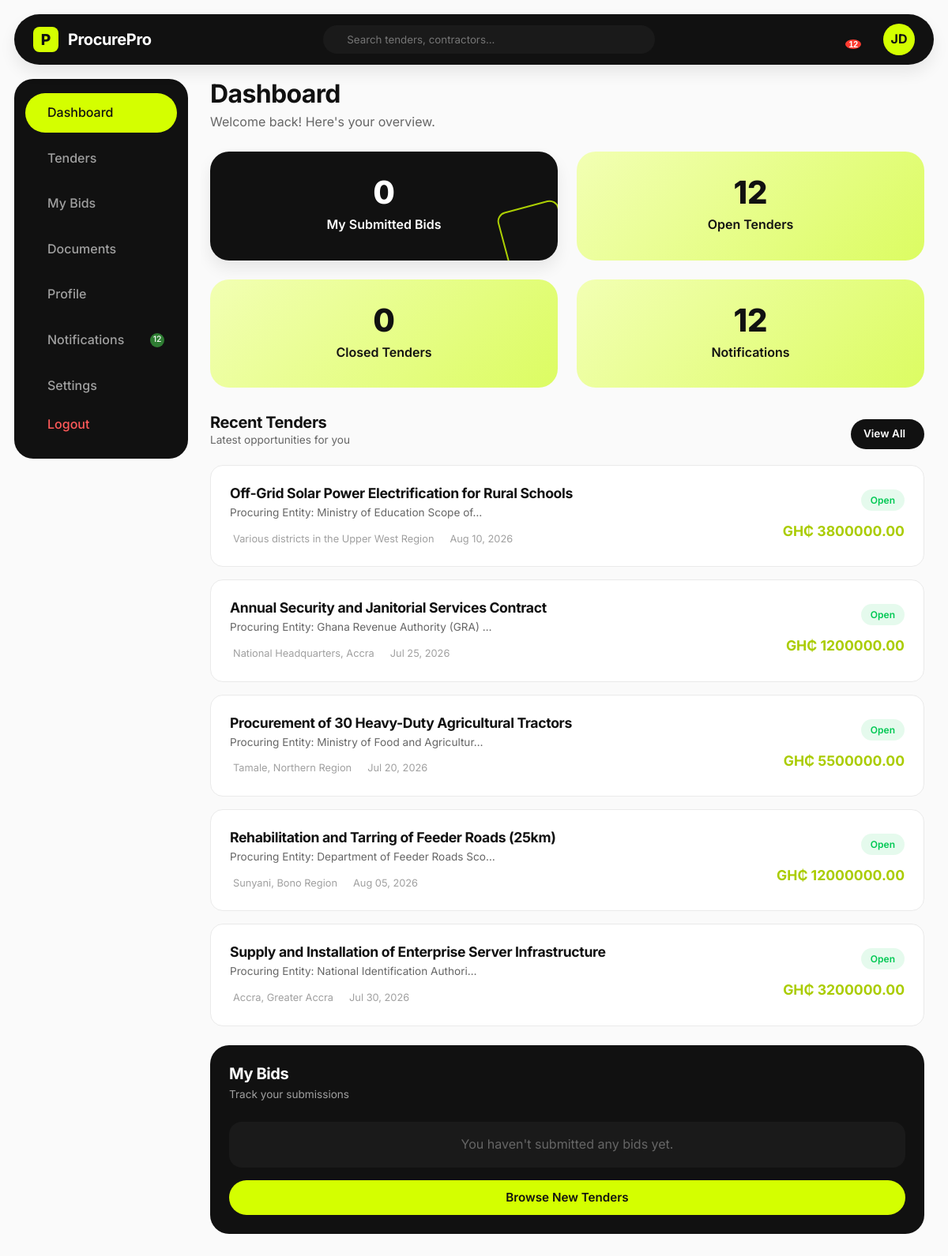
/dashboard/ (signed in), run on the app's committed database.
### procurement/models.py (models this page shows, shortened)
class Tender(models.Model):
    class Status(models.TextChoices):
        OPEN = 'OPEN', _('Open')
        CLOSED = 'CLOSED', _('Closed')
        DRAFT = 'DRAFT', _('Draft')
    class Category(models.TextChoices):
        CONSTRUCTION = 'CONSTRUCTION', _('Construction')
        INFRASTRUCTURE = 'INFRASTRUCTURE', _('Infrastructure')
        ELECTRICAL = 'ELECTRICAL', _('Electrical/Energy')
        PLUMBING = 'PLUMBING', _('Plumbing')
        OTHER = 'OTHER', _('Other')
    admin = models.ForeignKey(AdminProfile, on_delete=models.SET_NULL, null=True, related_name='tenders_posted')
    title = models.CharField(max_length=255)
    description = models.TextField()
    location = models.CharField(max_length=255)
    budget_min = models.DecimalField(max_length=15, decimal_places=2, max_digits=15, null=True, blank=True)
    budget_max = models.DecimalField(max_length=15, decimal_places=2, max_digits=15, null=True, blank=True)
    category = models.CharField(max_length=50, choices=Category.choices)
    deadline = models.DateTimeField()
    status = models.CharField(max_length=20, choices=Status.choices, default=Status.DRAFT)
    created_at = models.DateTimeField(auto_now_add=True)
    updated_at = models.DateTimeField(auto_now=True)

### procurement/views.py (the view)
# urls.py: path('dashboard/', views.dashboard_view, name='dashboard'),
@login_required
def dashboard_view(request):
    if not request.user.is_contractor():
        return redirect_non_contractor_user(request)
    try:
        contractor = request.user.contractor_profile
        my_bids = contractor.bids.all().order_by('-submitted_at')[:5]
        my_bids_count = contractor.bids.count()
    except ContractorProfile.DoesNotExist:
        my_bids = []
        my_bids_count = 0
    open_tenders = Tender.objects.filter(status=Tender.Status.OPEN).order_by('-created_at')[:5]
    open_tenders_count = Tender.objects.filter(status=Tender.Status.OPEN).count()
    closed_tenders_count = Tender.objects.filter(status=Tender.Status.CLOSED).count()
    notifications_count = request.user.notifications.filter(is_read=False).count()
    context = {
        'my_bids': my_bids,
        'open_tenders': open_tenders,
        'stats': {
            'my_bids': my_bids_count,
            'open_tenders': open_tenders_count,
            'closed_tenders': closed_tenders_count,
            'notifications': notifications_count,
        }
    }
    return render(request, 'procurement/dashboard.html', context)

### procurement/models.py (called while the page is built)
    def is_admin(self):
        return self.role == self.Role.ADMIN and (self.is_staff or self.is_superuser)

    def is_contractor(self):
        return self.role == self.Role.CONTRACTOR

### templates/procurement/dashboard.html (shortened to what this page needs)
{% load static %}
<!DOCTYPE html>
<html lang="en">
<head>
    <link rel="stylesheet" href="{% static 'css/styles.css' %}">
</head>
<body class="dashboard-body">
    <header class="dash-top-nav">
        <a href="{% url 'home' %}" class="dash-logo" style="color: inherit; text-decoration: none;">
            <div class="logo-icon">P</div>
            <span class="logo-text">ProcurePro</span>
        </a>
        <div class="dash-search">
            <input type="text" placeholder="Search tenders, contractors...">
        </div>
        <div class="dash-user-actions">
            {% include 'notif_fragment.html' %}
            <a href="{% url 'settings' %}" class="user-avatar" style="text-decoration: none; display: flex; align-items: center; justify-content: center;">JD</a>
        </div>
    </header>
    <div class="dash-layout">
        <aside class="dash-sidebar">
            <nav class="dash-nav">
                <a href="{% url 'dashboard' %}" class="dash-nav-item active">
                    <span>Dashboard</span>
                </a>
                <a href="{% url 'tenders' %}" class="dash-nav-item">
                    <span>Tenders</span>
                </a>
                <a href="{% url 'my_bids' %}" class="dash-nav-item">
                    <span>My Bids</span>
                </a>
                <a href="#" class="dash-nav-item">
                    <span>Documents</span>
                </a>
                <a href="{% url 'settings' %}" class="dash-nav-item">
                    <span>Profile</span>
                </a>
                <a href="#" class="dash-nav-item sidebar-notif-trigger">
                    <span>Notifications</span>
                    {% if unread_notifications_count > 0 %}
                    <span style="background: #2E7D32; color: white; border-radius: 50%; width: 18px; height: 18px; font-size: 0.65rem; display: flex; align-items: center; justify-content: center; margin-left: auto;">{{ unread_notifications_count }}</span>
                    {% endif %}
                </a>
                <a href="{% url 'settings' %}" class="dash-nav-item">
                    <span>Settings</span>
                </a>
            </nav>
            <a href="{% url 'logout' %}" class="dash-nav-item logout">
                <span>Logout</span>
            </a>
        </aside>
        <main class="dash-main">
            <div class="dash-header">
                <h1>Dashboard</h1>
                <p>Welcome back! Here's your overview.</p>
            </div>
            <div class="dash-stats">
                <div class="stat-card stat-dark">
                    <div class="stat-value">{{ stats.my_bids }}</div>
                    <div class="stat-label">My Submitted Bids</div>
                    <div class="stat-decor"></div>
                </div>
                <div class="stat-card stat-light">
                    <div class="stat-value">{{ stats.open_tenders }}</div>
                    <div class="stat-label">Open Tenders</div>
                </div>
                <div class="stat-card stat-light">
                    <div class="stat-value">{{ stats.closed_tenders }}</div>
                    <div class="stat-label">Closed Tenders</div>
                </div>
                <div class="stat-card stat-light">
                    <div class="stat-value">{{ stats.notifications }}</div>
                    <div class="stat-label">Notifications</div>
                </div>
            </div>
            <div class="dash-content-grid">
                <div class="dash-recent-tenders">
                    <div class="section-header-dash">
                        <div>
                            <h2>Recent Tenders</h2>
                            <p>Latest opportunities for you</p>
                        </div>
                        <a href="{% url 'tenders' %}" class="btn btn-dark btn-sm">View All </a>
                    </div>
                    <div class="tender-list">
                        {% for tender in open_tenders %}
                        <a href="{% url 'project_details' pk=tender.pk %}" class="tender-list-item" style="text-decoration: none; display: flex; justify-content: space-between; align-items: center; width: 100%;">
                            <div class="tender-info">
                                <h3>{{ tender.title }}</h3>
                                <p>{{ tender.description|truncatechars:50 }}</p>
                                <div class="tender-meta-dash">
                                    <span> {{ tender.location }}</span>
                                    <span> {{ tender.deadline|date:"M d, Y" }}</span>
                                </div>
                            </div>
                            <div class="tender-action">
                                <span class="badge-outline badge-outline-green">Open</span>
                                <div class="tender-price">GH₵ {{ tender.budget_max|default:"TBD" }}</div>
                            </div>
                        </a>
                        {% empty %}
                        <div class="tender-list-item" style="justify-content: center; color: var(--text-muted);">
                            No recent tenders available.
                        </div>
                        {% endfor %}
                    </div>
                </div>
                <div class="dash-widget-sidebar">
                    <div class="widget-card dark-widget">
                        <div class="widget-header">
                            <div>
                                <h3>My Bids</h3>
                                <p>Track your submissions</p>
                            </div>
                        </div>
                        <div class="widget-list">
                            {% for bid in my_bids %}
                            <div class="widget-item">
                                <div class="widget-item-info">
                                    <h4>{{ bid.tender.title|truncatechars:30 }}</h4>
                                    <div class="widget-item-price">GH₵{{ bid.amount }}</div>
                                    <div class="widget-item-date">Submitted {{ bid.submitted_at|date:"n/j/Y" }}</div>
                                </div>
                                <span class="badge-outline badge-outline-{% if bid.status == 'ACCEPTED' %}green{% elif bid.status == 'REJECTED' %}red{% else %}yellow{% endif %}">{{ bid.get_status_display }}</span>
                            </div>
                            {% empty %}
                            <div class="widget-item" style="justify-content: center; color: var(--text-muted); border: none;">
                                You haven't submitted any bids yet.
                            </div>
                            {% endfor %}
                        </div>
                        <a href="{% url 'tenders' %}" class="btn btn-primary btn-full mt-4">Browse New Tenders</a>
                    </div>
                </div>
            </div>
        </main>
    </div>
</body>
</html>

### data on the page
Tender: title "Off-Grid Solar Power Electrification for Rural Schools", description "Procuring Entity: Ministry of Education Scope of…", location "Various districts in the Upper West Region", deadline "Aug 10, 2026", budget_max "3800000.00"
Tender: title "Annual Security and Janitorial Services Contract", description "Procuring Entity: Ghana Revenue Authority (GRA) …", location "National Headquarters, Accra", deadline "Jul 25, 2026", budget_max "1200000.00"
Tender: title "Procurement of 30 Heavy-Duty Agricultural Tractors", description "Procuring Entity: Ministry of Food and Agricultur…", location "Tamale, Northern Region", deadline "Jul 20, 2026", budget_max "5500000.00"
Tender: title "Rehabilitation and Tarring of Feeder Roads (25km)", description "Procuring Entity: Department of Feeder Roads Sco…", location "Sunyani, Bono Region", deadline "Aug 05, 2026", budget_max "12000000.00"
Tender: title "Supply and Installation of Enterprise Server Infrastructure", description "Procuring Entity: National Identification Authori…", location "Accra, Greater Accra", deadline "Jul 30, 2026", budget_max "3200000.00"

### other printed values
{{ unread_notifications_count }} "12"
{{ stats.my_bids }} "0"
{{ stats.open_tenders }} "12"
{{ stats.closed_tenders }} "0"
{{ stats.notifications }} "12"
